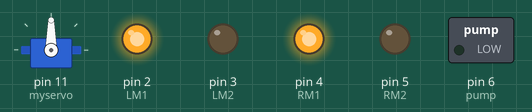
This sketch was run on a simulated Arduino Uno, built with avr-gcc and run on an emulated ATmega328P. On the bench: servo, switched loads named in the sketch (green lamp = pin HIGH), output pins drawn as LEDs (lit = HIGH).

Above: at 0.05 s.
At 0.85 s:
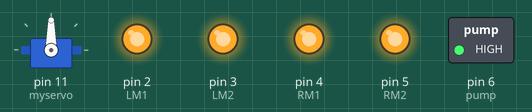
At 1.5 s:
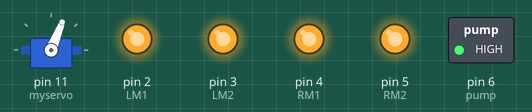
At 2.2 s:
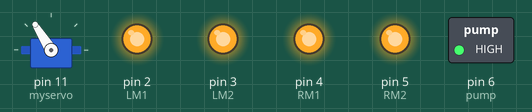
At 2.4 s:
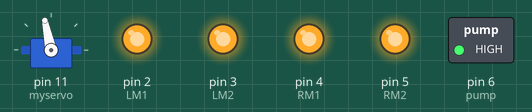
At 2.9 s:
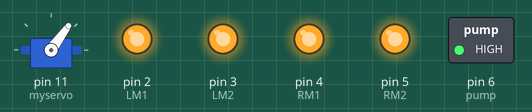
Timing chart, 0 to 3.4 s (numbered marks = the images above):
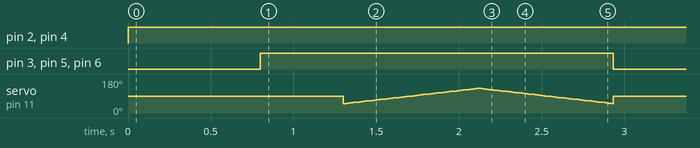

The sketch:

program.ino
```cpp
#include <Servo.h>

Servo myservo;


int pos = 0;

boolean fire = false;


//#define Left_S      // left sensor

//#define Right_S       // right sensor

//#define Forward_S //forward sensor


#define LM1 2       // left motor

#define LM2 3       // left motor

#define RM1 4       // right motor

#define RM2 5       // right motor

#define pump 6


void setup()

{

 // pinMode(Left_S, INPUT);

 // pinMode(Right_S, INPUT);

  //pinMode(Forward_S, INPUT);

  pinMode(LM1, OUTPUT);

  pinMode(LM2, OUTPUT);

  pinMode(RM1, OUTPUT);

  pinMode(RM2, OUTPUT);

  pinMode(pump, OUTPUT);


  myservo.attach(11);

  myservo.write(90);

  Serial.begin(9600);
}


void put_off_fire()

{

    delay (500);


    digitalWrite(LM1, HIGH);

    digitalWrite(LM2, HIGH);

    digitalWrite(RM1, HIGH);

    digitalWrite(RM2, HIGH);


   digitalWrite(pump, HIGH); delay(500);


    for (pos = 50; pos <= 130; pos += 1) {

    myservo.write(pos);

    delay(10);

  }

  for (pos = 130; pos >= 50; pos -= 1) {

    myservo.write(pos);

    delay(10);

  }


  digitalWrite(pump,LOW);

  myservo.write(90);


  fire=false;

}


void loop()

{

   myservo.write(90); //Sweep_Servo();

 int Left_S=1;
  int Right_S=1;
  int Forward_S=0;

    if (Left_S ==1 && Right_S==1 && Forward_S ==1) //If Fire not detected all sensors are zero


    {

    //Do not move the robot

    digitalWrite(LM1, HIGH);

    digitalWrite(LM2, HIGH);

    digitalWrite(RM1, HIGH);

    digitalWrite(RM2, HIGH);
        Serial.println("Do not move");

    }


    else if (Forward_S==0) //If Fire is straight ahead
    {

    //Move the robot forward

    digitalWrite(LM1, HIGH);

    digitalWrite(LM2, LOW);

    digitalWrite(RM1, HIGH);

    digitalWrite(RM2, LOW);

    fire = true;

    }


    else if (Left_S ==0) //If Fire is to the left

    {

    //Move the robot left

    digitalWrite(LM1, HIGH);

    digitalWrite(LM2, LOW);

    digitalWrite(RM1, HIGH);

    digitalWrite(RM2, HIGH);

    }


    else if (Right_S ==0) //If Fire is to the right

    {

    //Move the robot right

    digitalWrite(LM1, HIGH);

    digitalWrite(LM2, HIGH);

    digitalWrite(RM1, HIGH);

    digitalWrite(RM2, LOW);

    }


delay(300); //Slow down the speed of robot


     while (fire == true)

     {

      put_off_fire();

     }

}
```

Measured:
- by itself, pin 2 (LM1), pin 4 (RM1): LOW → HIGH at 0.00 s
- by itself, pin 3 (LM2), pin 5 (RM2), pin 6 (pump): alternates HIGH for 2.1 s and LOW for 0.80 s
